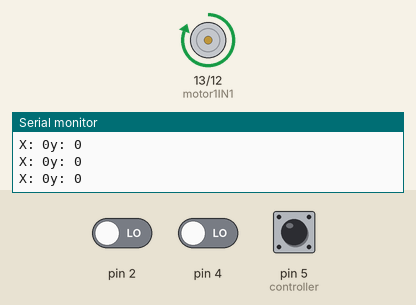
This sketch was run on a simulated Arduino Uno, built with avr-gcc and run on an emulated ATmega328P. Shown: motor-driver pin pairs drawn as motors (green arrow = first pin HIGH = forward, orange = second pin HIGH = backward, longer = more drive, scaled by the enable pin), the last lines printed to the serial monitor. The inputs (shaded band) are chosen by the test bench; at power-on: pin 2 LOW, pin 4 LOW, pin 5 (controller) HIGH.

Above: at 2.8 s.
2.9 s: pin 2 driven HIGH
At 4.5 s:
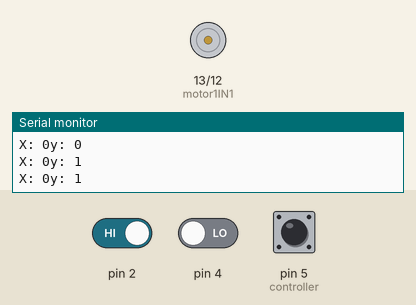
5.5 s: pin 4 driven HIGH
At 7.9 s:
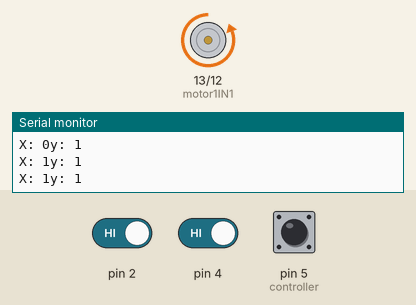
8.5 s: pin 4 driven LOW
At 10.3 s:
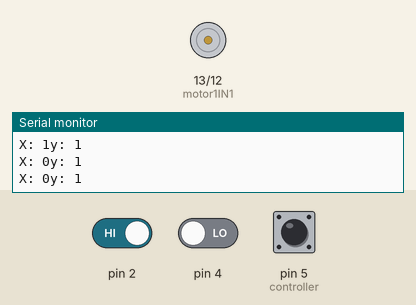
11.5 s: pin 2 driven LOW
At 13.8 s:
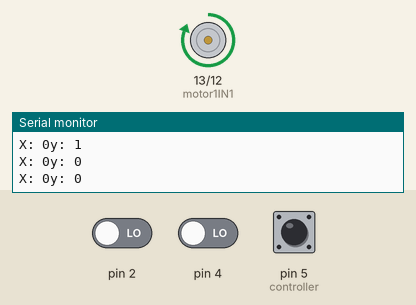
Timing chart, 0 to 15.3 s (numbered marks = the images above; inputs shaded):
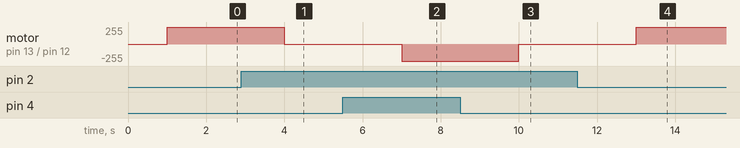

The sketch:

SmartWheelChair.ino
```cpp
#include <Servo.h>
Servo servo;

static int cout1 = 0;
static int cout2 = 0;

// 모터
const int motor1IN1 = 13;
const int motor1IN2 = 12;
const int PWM_ENA = 6;

// 조이스틱
const int controller = 5;
int posX;
int posY;

// Define Motor list
static int Movement;
const int Forward = 1;
const int Backward = 2;
const int Stop = 3;

void forward()
{
  digitalWrite(motor1IN1,HIGH);
  digitalWrite(motor1IN2,LOW);
}
void backward()
{
  digitalWrite(motor1IN1,LOW);
  digitalWrite(motor1IN2,HIGH);
}
void stop_()
{
  digitalWrite(motor1IN1, LOW);
  digitalWrite(motor1IN2, LOW);
}

void setMotorControl(unsigned int situation, unsigned int PWM_Value)
{
  analogWrite(PWM_ENA,PWM_Value);
  if (situation == Forward){
  forward();
  }
  else if (situation == Stop) {
    backward();
  }
  else{
    stop_();
  }
}

void setjoycontroller(){
  pinMode(controller, INPUT_PULLUP);
}

void setup() {
  Serial.begin(9600);
  setjoycontroller();
  // set MotorConifg
  pinMode(motor1IN1 , OUTPUT);
  pinMode(motor1IN2 , OUTPUT);
  pinMode(PWM_ENA , OUTPUT);
  unsigned int currentPWM = 0;
  analogWrite(PWM_ENA,currentPWM);
}

void control2motor(int X,int Y){
  if(X==HIGH && Y == HIGH ){
    Movement = Stop;
  }
  if(X==LOW && Y == LOW){
    Movement = Forward ;
  }
  if(X==LOW && Y == HIGH){
    Movement = Backward;
  }
}

void loop() {
  int push = digitalRead(controller);
  posX= digitalRead(4);
  posY= digitalRead(2);
  Serial.print("X: ");
  Serial.print(posX);
  Serial.print("y: ");
  Serial.println(posY);
  delay(1000);
  control2motor(posX,posY);
  setMotorControl(Movement,255);
}
```

Measured:
- after the input at 2.9 s, motor on pin 13 (motor1IN1) / pin 12 (motor1IN2): forward 255/255 → stopped after 1.1 s
- after the input at 5.5 s, motor on pin 13 (motor1IN1) / pin 12 (motor1IN2): stopped → backward 255/255 after 1.5 s
- after the input at 8.5 s, motor on pin 13 (motor1IN1) / pin 12 (motor1IN2): backward 255/255 → stopped after 1.5 s
- after the input at 11.5 s, motor on pin 13 (motor1IN1) / pin 12 (motor1IN2): stopped → forward 255/255 after 1.5 s
